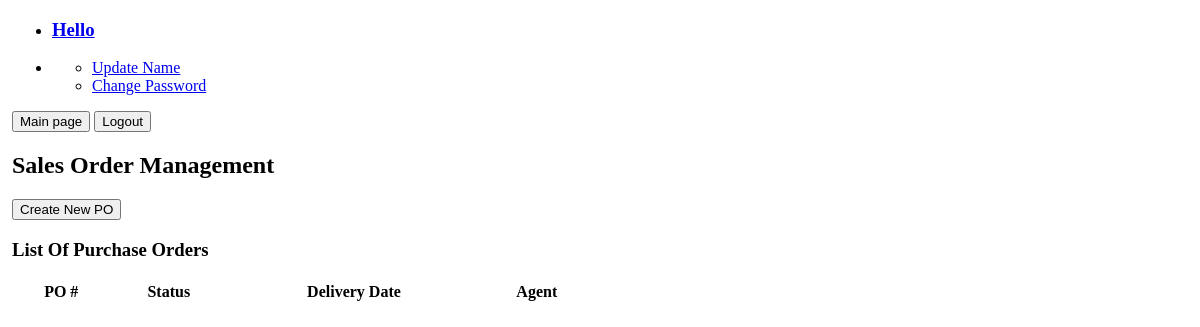
The page /ha_dist_oop/po_management.php on the database as committed earlier.
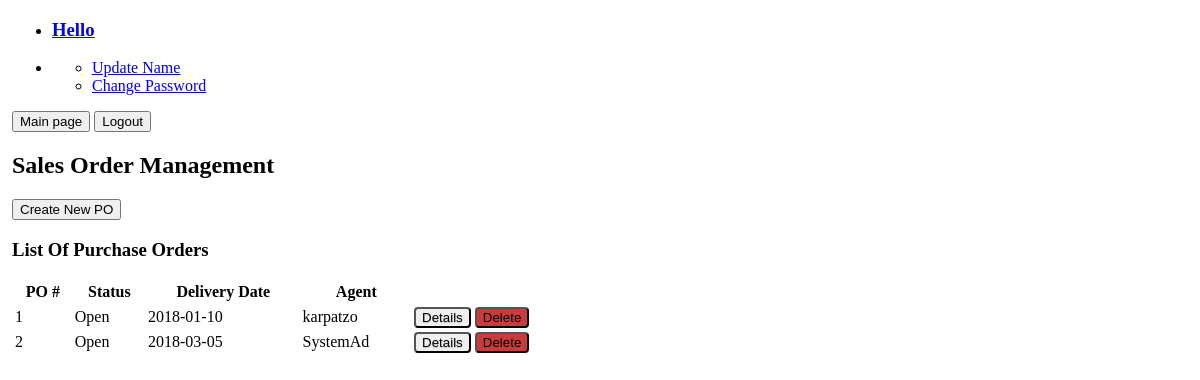
The same page on the database as committed later.
### tables this page shows
CREATE TABLE `po_header` (
  `po_number` int(10) UNSIGNED NOT NULL,
  `agent` varchar(8) NOT NULL,
  `doc_type` varchar(2) NOT NULL,
  `status` int(2) UNSIGNED NOT NULL,
  `delivery_date` date NOT NULL
);

CREATE TABLE `status` (
  `status_id` int(2) UNSIGNED NOT NULL,
  `name` varchar(30) NOT NULL,
  `doc_type` varchar(2) NOT NULL
);

CREATE TABLE `users` (
  `id` int(11) NOT NULL,
  `username` varchar(8) NOT NULL COMMENT '6+2: lastname+fname',
  `first_name` varchar(40) NOT NULL,
  `last_name` varchar(40) NOT NULL,
  `role` int(5) UNSIGNED NOT NULL,
  `rw` tinyint(1) NOT NULL DEFAULT '1',
  `password` varchar(64) NOT NULL,
  `salt` varchar(32) NOT NULL,
  `last_login` timestamp NOT NULL DEFAULT CURRENT_TIMESTAMP ON UPDATE CURRENT_TIMESTAMP,
  `joined` datetime NOT NULL
);

### ha_dist_oop/classes/db.php (called while the page is built, shortened)
<?php
class DB {
    private static $_instance = null;
    private $_pdo,
            $_query,
            $_error = false,
            $_results,
            $_count = 0;
    private function __construct() {
        try {
            $this->_pdo = new PDO('mysql:host=' . Config::get('mysql/host') . ';dbname=' . Config::get('mysql/db'), Config::get('mysql/username'), Config::get('mysql/password'));
        } catch(PDOException $e) {
            die($e->getMessage());
        }
    }
    public static function getInstance() {
        if(!isset(self::$_instance)) {
            self::$_instance = new DB();
        }
        return self::$_instance;
    }
    public function query($sql, $params = array()) {
        $this->_error = false;
        if($this->_query = $this->_pdo->prepare($sql)) {
            $x = 1;
            if(count($params)) {
                foreach($params as $param) {
                    $this->_query->bindValue($x, $param);
                    $x++;
                }
            }
            if($this->_query->execute()) {
                $this->_results = $this->_query->fetchAll(PDO::FETCH_OBJ);
            } else {
                $this->_error = true;
            }
        }
        return $this;
    }
    public function action($action, $table, $where = array()) {
        if(count($where) === 3) {
            $operators = array('=', '>', '<', '>=', '<=', 'LIKE');
            $field = $where[0];
            $operator = $where[1];
            $value = $where[2];
            if(in_array($operator, $operators)) {
                $sql = "{$action} FROM {$table} WHERE {$field} {$operator} ?";
                if(!$this->query($sql, array($value))->error()) {
                    return $this;
                }
            }
        }
        return false;
    }
    public function get($table, $where) {
        return $this->action('SELECT *', $table, $where);
    }
    public function getField($table, $columnm, $where) {
        return $this->action('SELECT'." ".$columnm, $table, $where);
    }
    public function results() {
        return $this->_results;
    }
    public function error() {
        return $this->_error;
    }
}

### ha_dist_oop/classes/formaction.php (called while the page is built, shortened)
<?php
Class formAction{
    protected   $_db,
                $_orderNr;
    public function __construct(){
        $this->_db = DB::getInstance();
    }
    public function GetAllRecords($table, $where){
        $this->_db->get($table, $where);
        return $this->_db->results();
    }
    public function GetRecordField($table, $column, $where){
        $this->_db->getField($table, $column, $where);
        return $this->_db->results();
    }
}
?>

### ha_dist_oop/classes/config.php (called while the page is built)
<?php
class Config {
    public static function get($path = null) {
        if ($path){
            $config = $GLOBALS['config'];
            $path = explode('/', $path);
            foreach($path as $bit) {
                if(isset($config[$bit])) {
                    $config = $config[$bit];
                }
            }
            return $config;
        }
        return false;
    }
}

### ha_dist_oop/po_management.php (the view, shortened to what this page needs)
<!DOCTYPE html>
<html lang="en" xmlns="http://www.w3.org/1999/xhtml">
<head>
</head>
<body>
<?php
include_once('header.php');
$form = new POForm();
?>
<h2>Sales Order Management</h2>
<a href="create_po.php" target="_parent"><button type="button" class="pure-button pure-button-primary">Create New PO</button></a>
<h3>List Of Purchase Orders</h3>
<table width="50%" class="pure-table">
<thead><th>PO #</th><th>Status</th><th>Delivery Date</th><th>Agent</th><th></th></thead>
<tr>
<?php
$Items     = $form->GetAllRecords('po_header', array('po_number', '>', '0'));
foreach ($Items as $item)
{   $agentName      = $form->GetRecordField('users', 'username', array('id','=', $item->agent));
    $statusName      = $form->GetRecordField('status', 'name', array('status_id','=', $item->status));
    ?>
    <form action="" method="POST">
    <tr>
    <td><?php echo $item->po_number           ?></td>
    <td><?php echo $statusName[0]->name       ?></td>
    <td><?php echo $item->delivery_date       ?></td>
    <td><?php echo $agentName[0]->username    ?></td>
    <td>
    <input type="submit" name="okButton" value="Details" class="button-secondary pure-button"/>
    <input type="submit" name="okButton" value="Delete" class="button-error pure-button" onClick="return confirm('Are you sure you want to delete PO: <?php echo $item->po_number ?>  ?')">
    </td>
	</form>
    </tr>
<?php } ?>
</body>
</html>

Rows that differ between the two databases and show on the page:
added po_header: po_number "1", status.name "Open", delivery_date "2018-01-10", users.username "karpatzo"
added po_header: po_number "2", status.name "Open", delivery_date "2018-03-05", users.username "SystemAd"
